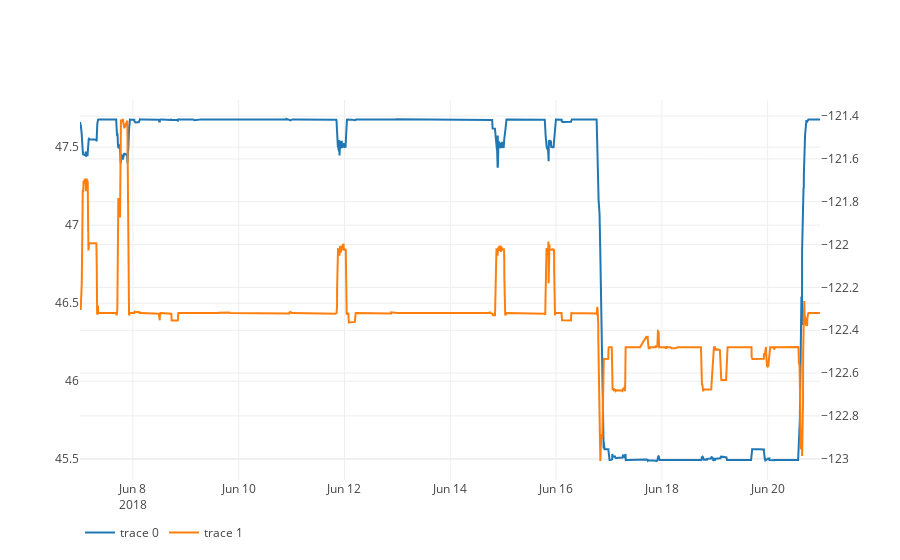

Notebook code cell kept with this figure:
### Code cell
iplot(go.Figure([
    go.Scatter(
        x=df.ts, 
        y=df.lat,
#        marker=dict(
#            color=df.lat_power, 
#            colorscale='Viridis',  
#            colorbar=dict(title='Power'),
#            opacity=MinMaxScaler((.5,1)).fit_transform(np.array(df.lat_power).reshape((-1, 1))),
#        )
      ),
    go.Scatter(
        x=df.ts,
        y=df.lon,
        yaxis='y2',
    )
],
    go.Layout(
        yaxis2=dict(overlaying='y', side='right'),
        legend=dict(orientation='h')
    )
))

### Figure 1 — Plotly figure (JSON) as saved in the notebook; plotly's stock layout.template omitted (floating-point values rounded to 4 significant figures; data arrays with more than 128 entries replaced by an {"elided": "..."} marker saying what was removed)
{"data": [{"type": "scatter", "uid": "5cf1c4f6-e5fd-11e8-a418-a2153ddd1eab", "x": {"elided": "4906 str values"}, "y": {"elided": "4906 float values"}}, {"type": "scatter", "uid": "5cf1c87a-e5fd-11e8-a418-a2153ddd1eab", "x": {"elided": "4906 str values"}, "y": {"elided": "4906 float values"}, "yaxis": "y2"}], "layout": {"legend": {"orientation": "h"}, "yaxis2": {"overlaying": "y", "side": "right"}}}
